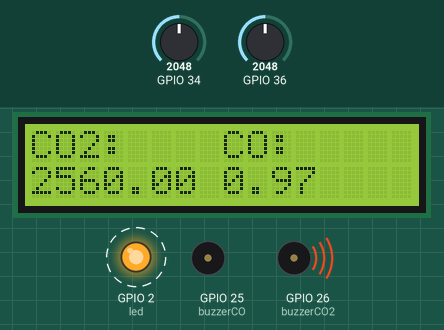
This sketch was run on a simulated ESP32. Parts: 16×2 character LCD, output pins drawn as LEDs (lit = HIGH), buzzer (waves = sounding, pin HIGH). Dashed ring = blinking. The test bench sets the inputs (shaded band); at power-on: GPIO 34 = 2048, GPIO 36 = 2048. WiFi joins after 1.5 s; servers stay silent unless stated; what the sketch prints to the serial monitor is not drawn.

Above: at 7.36 s.
7.4 s: GPIO 34 set to 2866
At 7.97 s:
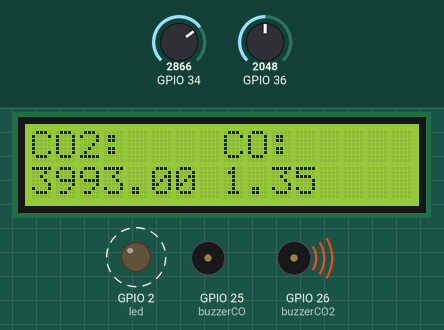
10.4 s: GPIO 36 set to 2866
At 10.99 s:
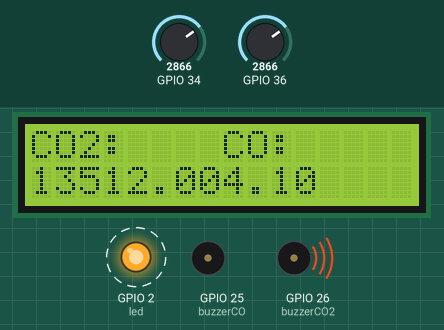
11.9 s: GPIO 34 set to 3603
At 12.36 s:
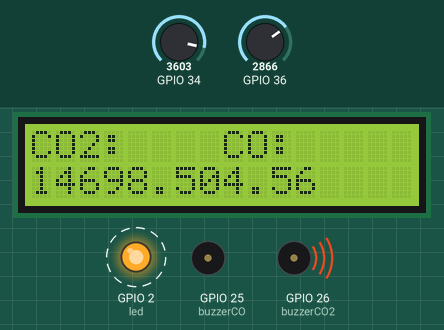
13.6 s: GPIO 36 set to 3603
At 14.18 s:
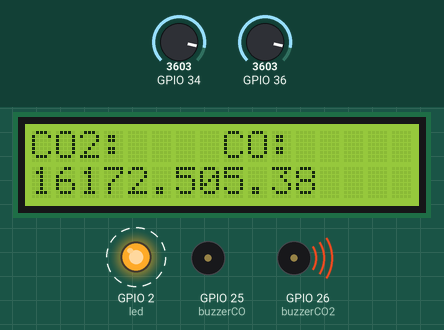
15.1 s: GPIO 34 set to 4095
At 15.55 s:
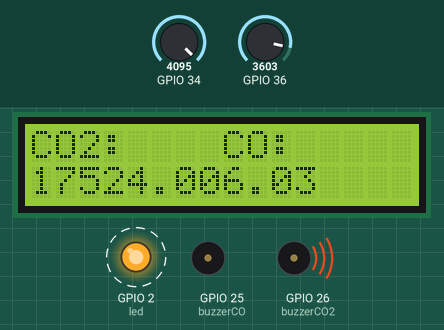
16.8 s: GPIO 36 set to 4095
At 21.7 s:
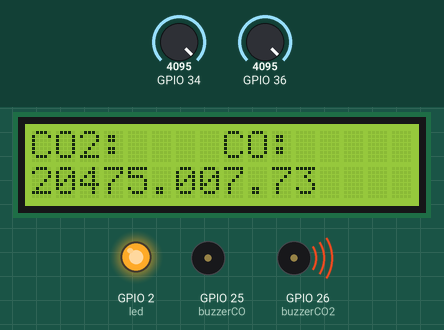
Timing chart, 0 to 33.1 s (numbered marks = the images above; inputs shaded):
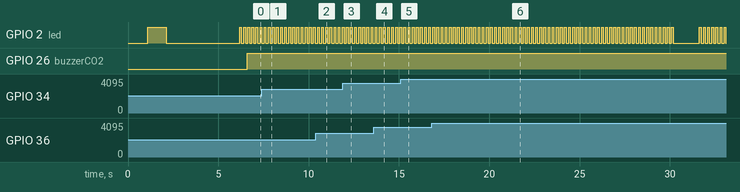

The sketch:

Projeto_Final_1.ino
```cpp
//#include "BluetoothSerial.h"            // Biblioteca para Bluetooth Serial
#include <LiquidCrystal_I2C.h>
#include <Wire.h>
#include "ThingSpeak.h"
#include <WiFi.h>


#define I2C_SDA 21
#define I2C_SCL 22


LiquidCrystal_I2C lcd(0x27, 16, 2);     // Endereço I2C do LCD: 0x27, 16 colunas, 2 linhas


// Variáveis para controle do tempo
unsigned long lastTime = 0; // Tempo da última execução
const unsigned long interval = 30000; // Intervalo de 30 segundos (em milissegundos)

// Configurações do ThingSpeak
const char* apiKey = "8GLMCFTD50O81V6G";      // Substitua pela API Key do seu canal ThingSpeak
const long channelID = 2969800;               // Substitua pelo ID do seu canal ThingSpeak

const char* ssid = "iphonedecesar";                   // Roteador do seu celular
const char* password = "12345678";            // Senha do seu roteador

WiFiClient client; // Wifi simples

int buzzerCO = 25;
int buzzerCO2 = 26;
int led = 2;
int n;
int cont;                                 // Variável inteira - Global
boolean pisca = false;


const int numCO2Readings = 20;
float CO2Readings[numCO2Readings] = {0};
int readCO2Index = 0;
float CO2Total = 0;

const int numCOReadings = 20;
float COReadings[numCOReadings] = {0};
int readCOIndex = 0;
float COTotal = 0;


void setup() {
     pinMode(led, OUTPUT);                // Configura pino 2  como saída
     Serial.begin(115200);              // Configura porta serial com velocidade de 115200 bps
     Serial.println(" IMT 2025 - Eng. Computação");

    pinMode(buzzerCO,OUTPUT);
    pinMode(buzzerCO2,OUTPUT);

     Wire.begin(I2C_SDA, I2C_SCL); // Inicializa a comunicação I2C com os pinos definidos
     lcd.begin(16, 2); // Inicializa o LCD com 16 colunas e 2 linhas
     lcd.backlight();  // Liga a luz de fundo
     lcd.setCursor(0, 0);
     lcd.print("IMT 2025");
     lcd.setCursor(0, 1);
     lcd.print("Projeto Final");
     delay(1000);
     lcd.clear();


    WiFi.mode(WIFI_STA);
    WiFi.begin(ssid, password);

    cont = 0;
    Serial.print("Setup - Iniciando a conexão WiFi");
    while (WiFi.status() != WL_CONNECTED)
    {
      pisca = !pisca;
      digitalWrite(led, pisca); // Led Azul

      Serial.print("Setup - Tentando Conexão Wifi: "); // Depuração
      cont = cont + 1;                                 // Depuração
      Serial.println(cont);                            // Depuração

      lcd.clear();
      lcd.backlight();
      lcd.setCursor(0, 0);
      lcd.print("Conectando ");
      lcd.setCursor(0, 1);
      lcd.print("Tentativa: ");
      lcd.setCursor(12, 1);
      lcd.print(cont);
      delay(1000);

    }

    WiFi.setAutoReconnect(true); // Habilitar reconexão automática
    WiFi.persistent(true);       // Salvar configuração na memória
    Serial.println();
    Serial.println("WiFi conectado. ");
    Serial.print("WiFi SSID: ");
    Serial.println(WiFi.SSID());
    Serial.print("IP Modulo: ");
    Serial.println(WiFi.localIP());
    Serial.println();

    lcd.clear();
    lcd.backlight();
    lcd.setCursor(0, 0);
    lcd.print("WiFi Conectado");
    lcd.setCursor(0, 1);
    lcd.print("IP");
    lcd.setCursor(3, 1);
    lcd.print(WiFi.localIP());
    delay(3000);
    digitalWrite(led, LOW);

    // Inicializa o ThingSpeak
    ThingSpeak.begin(client);

}


void loop() {
  unsigned long currentTime = millis();
  digitalWrite(led, HIGH);             // Nivel lógico alto no pino I/O 2
  delay(100);                          // Atraso de 100 ms
  digitalWrite(led, LOW);              // Nivel lógico baixo no pino I/O 2
  delay(100);                          // Atraso de 100 ms

  // lcd.clear();
  // lcd.backlight();
  // lcd.setCursor(0, 0);
  // lcd.print("Lab 6_1: ");
  // lcd.setCursor(0, 1);
  // lcd.print("Sensor MQ4");


  //int leitura = analogRead(34);         // Lendo no pino GPIO34
  float CO2 = analogRead(34);

  CO2Total -= CO2Readings[readCO2Index];
  CO2Readings[readCO2Index] = CO2;
  CO2Total += CO2;
  readCO2Index = (readCO2Index + 1) % numCO2Readings;  // Atualizar o índice
  float CO2Media = CO2Total / numCO2Readings;

  CO2Media = CO2Media * 5,67;

  if (CO2Media > 1000) {
    digitalWrite(buzzerCO2, HIGH);
  }
  else{
    digitalWrite(buzzerCO2, LOW);
  }


  Serial.print("Leitura Sensor: ");
  Serial.print(CO2Media);
  Serial.println(" ");


  lcd.clear();
  lcd.backlight();
  lcd.setCursor(0, 0);
  lcd.print("CO2: ");
  lcd.setCursor(0, 1);
  lcd.print(CO2Media);

  //int leitura = analogRead(36);         // Lendo no pino GPIO34
  float CO = analogRead(36);

  COTotal -= COReadings[readCOIndex];
  COReadings[readCOIndex] = CO;
  COTotal += CO;
  readCOIndex = (readCOIndex + 1) % numCOReadings;  // Atualizar o índice
  float COMedia = COTotal / numCOReadings;

  COMedia = COMedia /530;


  if (COMedia > 9) {
    digitalWrite(buzzerCO, HIGH);
  }
  else{
    digitalWrite(buzzerCO, LOW);
  }


  Serial.print("Leitura Sensor: ");
  Serial.print(COMedia);
  Serial.println(" ");


  lcd.backlight();
  lcd.setCursor(8, 0);
  lcd.print("CO: ");
  lcd.setCursor(8, 1);
  lcd.print(COMedia);


    // Verifica se o intervalo de 30 segundos passou
    if (currentTime - lastTime >= interval) {
        lastTime = currentTime; // Atualiza o tempo da última execução


  ThingSpeak.setField(1, COMedia);
  ThingSpeak.setField(2, CO2Media);


  int status = ThingSpeak.writeFields(channelID, apiKey);
  //int status = ThingSpeak.writeField(channelID, 1, dB, apiKey);
  if (status == 200)
  {
    Serial.println("Dado enviado com sucesso!");
    lcd.clear();
    lcd.backlight();
    lcd.setCursor(0, 0);
    lcd.print("Dado Enviado ");
    lcd.setCursor(0, 1);
    lcd.print("OK ");
    delay(1000);
  }

  else
    {
      Serial.print("Erro ao enviar dado: ");
      Serial.println(status);
      lcd.clear();
      lcd.backlight();
      lcd.setCursor(0, 0);
      lcd.print("Falha no Envio ");
      lcd.setCursor(0, 1);
      lcd.print(" ");
      delay(1000);
    }
  }


}
```
